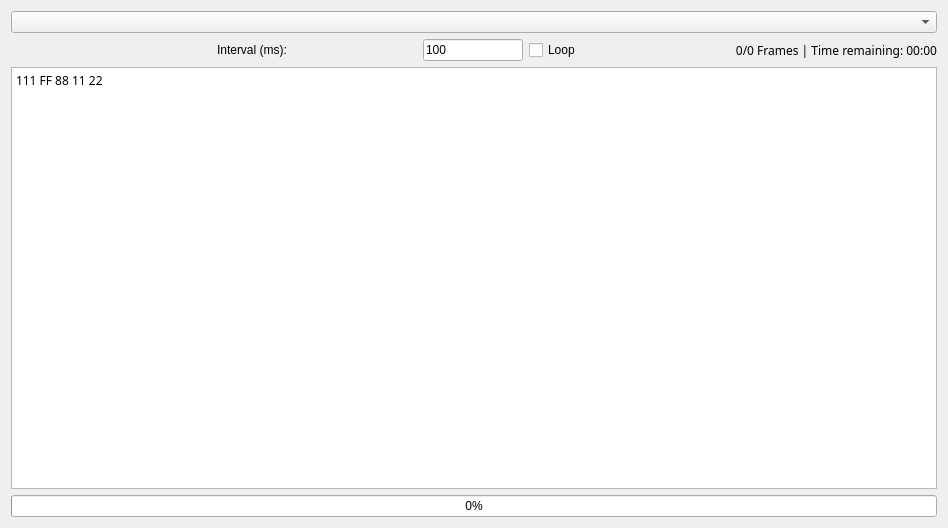
<?xml version="1.0" encoding="UTF-8"?>
<ui version="4.0">
 <class>CanFrameComposerTab</class>
 <widget class="QWidget" name="CanFrameComposerTab">
  <property name="geometry">
   <rect>
    <x>0</x>
    <y>0</y>
    <width>948</width>
    <height>528</height>
   </rect>
  </property>
  <property name="windowTitle">
   <string>Form</string>
  </property>
  <layout class="QVBoxLayout" name="verticalLayout">
   <item>
    <widget class="QComboBox" name="selectInterfaceBox"/>
   </item>
   <item>
    <layout class="QHBoxLayout" name="horizontalLayout_3">
     <item>
      <widget class="QToolBar" name="toolBar"/>
     </item>
     <item>
      <widget class="QLabel" name="label">
       <property name="text">
        <string>Interval (ms):  </string>
       </property>
      </widget>
     </item>
     <item>
      <widget class="QLineEdit" name="sendInterval">
       <property name="maximumSize">
        <size>
         <width>100</width>
         <height>16777215</height>
        </size>
       </property>
       <property name="text">
        <string>100</string>
       </property>
      </widget>
     </item>
     <item>
      <widget class="QCheckBox" name="chkLoopEnabled">
       <property name="text">
        <string>Loop</string>
       </property>
      </widget>
     </item>
     <item>
      <widget class="QLabel" name="statusLabel">
       <property name="font">
        <font>
         <family>Source Code Pro</family>
        </font>
       </property>
       <property name="text">
        <string>0/0 Frames | Time remaining: 00:00</string>
       </property>
       <property name="alignment">
        <set>Qt::AlignRight|Qt::AlignTrailing|Qt::AlignVCenter</set>
       </property>
      </widget>
     </item>
    </layout>
   </item>
   <item>
    <widget class="QPlainTextEdit" name="composerText">
     <property name="font">
      <font>
       <family>Source Code Pro</family>
      </font>
     </property>
     <property name="plainText">
      <string>111 FF 88 11 22</string>
     </property>
     <property name="placeholderText">
      <string>4F8 03 FF 80 AC DD</string>
     </property>
    </widget>
   </item>
   <item>
    <widget class="QProgressBar" name="progressBar">
     <property name="value">
      <number>0</number>
     </property>
    </widget>
   </item>
  </layout>
 </widget>
 <resources/>
 <connections/>
</ui>
